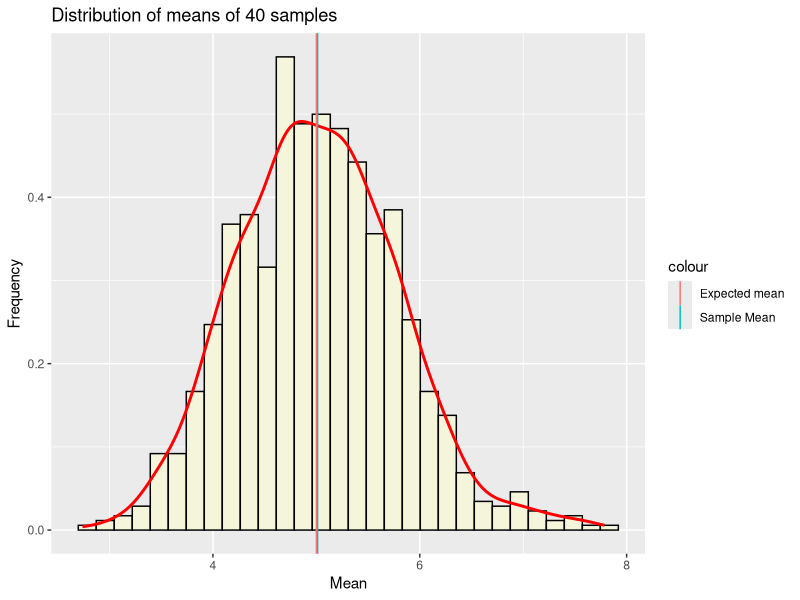

The R source for this figure:
## ---- chunk 1
library(knitr)
library(ggplot2)
knitr::opts_chunk$set(echo = TRUE)
## ---- chunk 2
set.seed(123) #setting the seed for reproducibility
n <- 40
nosim <- 1000
lamba <- 0.2
## ---- chunk 3
sim_matrix <- matrix(rexp(n*nosim, rate = lamba), nosim, n)
## ---- chunk 4
sim_mean <- rowMeans(sim_matrix)
## ---- chunk 5
samp_mean <- mean(sim_mean)
samp_mean
## ---- chunk 6
theo_mean <- 1/lamba
theo_mean
## ---- chunk 7
abs(samp_mean - theo_mean)
## ---- chunk 8
samp_var <- var(sim_mean)
samp_var
## ---- chunk 9
theo_var <- (1/lamba)^2 / n
theo_var
## ---- chunk 10
abs(samp_var - theo_var)
## ---- chunk 11
g <- ggplot(data.frame(sim_mean), aes(x=sim_mean))

#plot the distribution
g + geom_histogram(aes(y=..density..), colour = "black", fill = "beige") +
        geom_density(colour = "red", size = 1) +
        labs(title = "Distribution of means of 40 samples", x = "Mean", y = "Frequency") +
        geom_vline(aes(xintercept = samp_mean, color = "Sample Mean")) +
        geom_vline(aes(xintercept = theo_mean, color = "Expected mean"))
## ---- chunk 12
round(samp_mean + c(-1,1)*1.96*sqrt(samp_var)/sqrt(n), 2)
## ---- chunk 13
round(theo_mean + c(-1,1)*1.96*sqrt(theo_var)/sqrt(n), 2)
